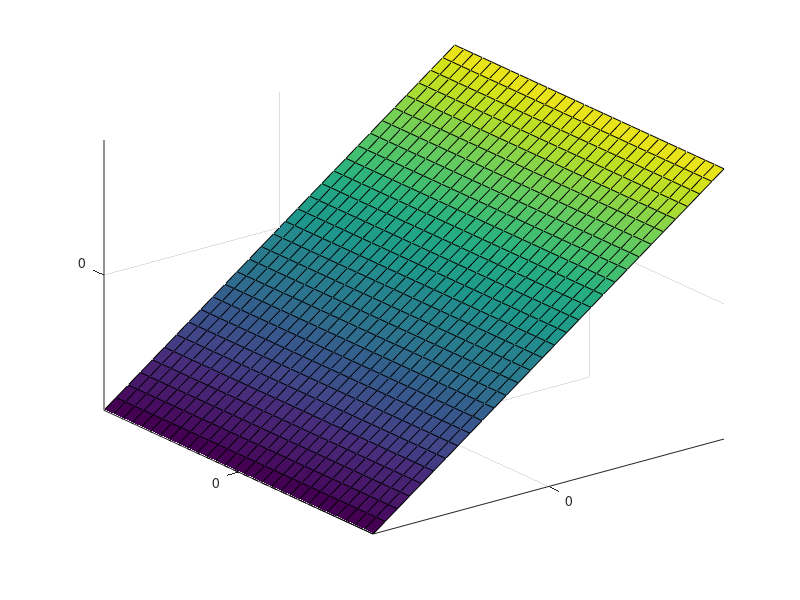

Write MATLAB code to recreate this figure. (Note: this script raises an error after producing the figure.)
% Just some illustrative plots for the beamer presentation.

a = linspace(-1,1,30);
[X Y] = meshgrid(a,a);

figure
surf(X,Y,X)
set(gca, 'XTick', [0], ...
         'YTick', [0], ...
         'ZTick', [0])
saveas(gcf, 'surf_plot_linear', 'epsc')

figure
Z = gaussmf(sqrt(X.^2+Y.^2), [0.3 0]);
surf(X,Y,Z)
axis off
saveas(gcf, 'surf_plot_gauss', 'epsc')